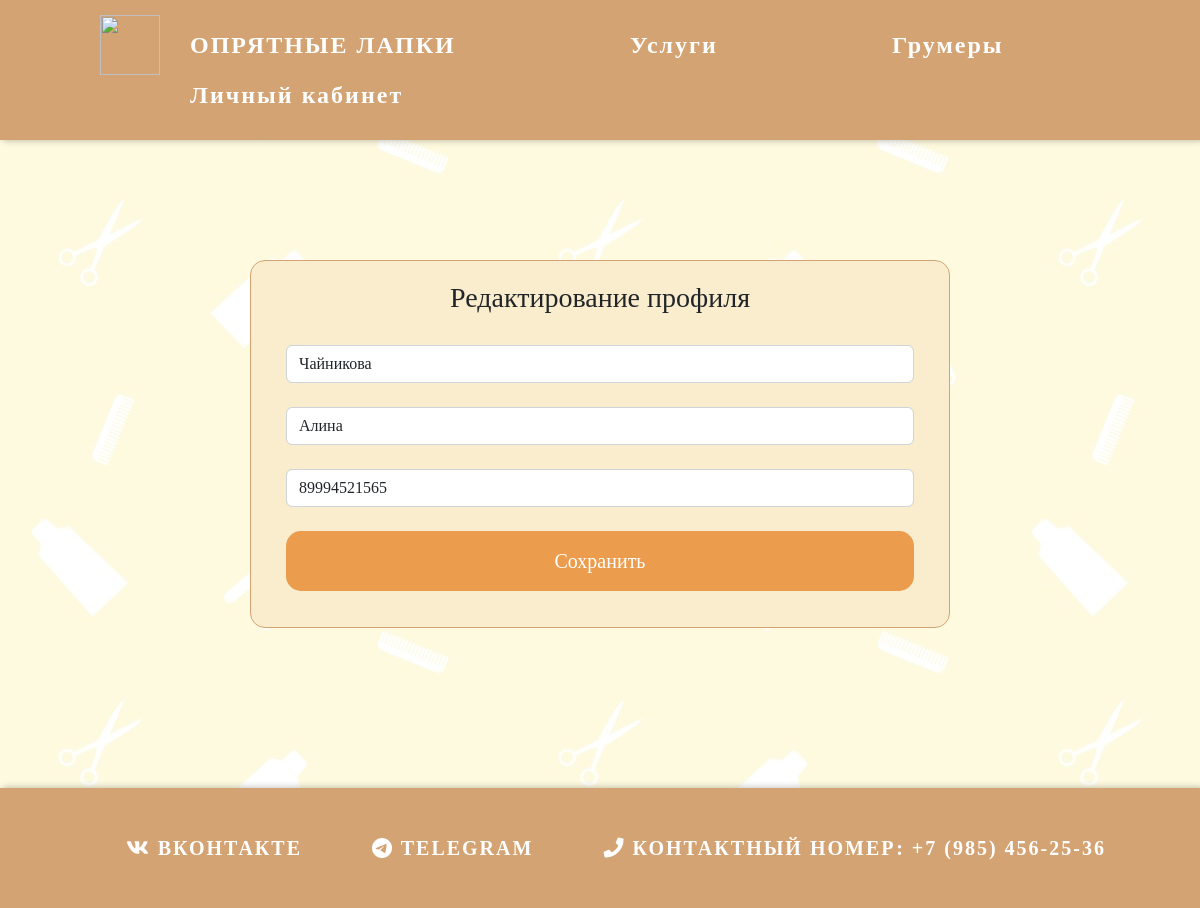
Page /account/changeinf/ (signed in) on the committed database.
### Users/models.py (models this page shows, shortened)
class CustomUser(AbstractUser):
    surname = models.CharField(max_length=100, verbose_name="Фамилия")
    name = models.CharField(max_length=100, verbose_name="Имя")
    phone_number = models.CharField(max_length=100, verbose_name="Номер телефона", unique=True)
    USERNAME_FIELD = 'phone_number'
    REQUIRED_FIELDS = ['username']

### Users/views.py (the view)
# urls.py: path('changeinf/', change_username, name='changeinf'),
def change_username(request):
    if request.method == 'POST':
        form = CustomUserChangeInf(request.POST, instance=request.user)
        if form.is_valid():
            form.save()
            return redirect('lk')
    else:
        form = CustomUserChangeInf(instance=request.user)
    return render(request, 'Users/change_username.html', {'form': form})

### Users/forms.py
class CustomUserChangeInf(UserChangeForm):
    class Meta:
        model = CustomUser
        fields = ('surname', 'name', 'phone_number')
        widgets = {
            "surname": TextInput(attrs={
                'class': 'form-control',
                'placeholder': 'Фамилия'
            }),
            "name": TextInput(attrs={
                'class': 'form-control',
                'placeholder': 'Имя'
            }),
            "phone_number": TextInput(attrs={
                'class': 'form-control',
                'placeholder': 'Номер телефона'
            }),
        }

### Users/templates/Users/change_username.html (shortened to what this page needs)
{% extends 'Salon/Layout.html' %}
{% load static %}
{% block content %}
<div class="change-user-inf">
<h3>Редактирование профиля</h3>
<form class="form_add" method="post">
    {{ form.surname }}<br>
    {{ form.name }}<br>
    {{ form.phone_number }}<br>
    <button class="btn-reg_log" type="submit">Сохранить</button>
</form>
</div>
{% endblock %}

### Salon/static/Salon/css/main.css (style rules this page uses)
body { background-color: #FEFAE0; padding:0px; margin:0px; min-height: 100%; display: grid; grid-template-rows: auto 1fr auto; }
body { font-size: 16px; font-family: cursive; text-align: center; background-color: $baby-blue; }

### Salon/static/Salon/css/lk.css (style rules this page uses)
body { background-color: #FEFAE0; padding:0px; margin:0px; }
.btn-reg_log { background:#eb9c4d; color:#e4c1c7; border: none; border-radius: 15px; padding: 15px; font-family: cursive; margin: 20px 0; font-size: 20px; width:100%; }
.btn-reg_log { color: white; }
.change-user-inf { padding: 20px 35px; border-radius: 15px; margin: 150 auto; background-color: #FAEDCD; border: 1px solid #D4A373; width: 700px; font-family: cursive; text-align:center; }
.change-user-inf h3 { margin: 0 0 30px 0; }
.change-user-inf button { margin: 0; }

### rows in the picture
CustomUser: surname "Чайникова", name "Алина", phone_number "89994521565"
